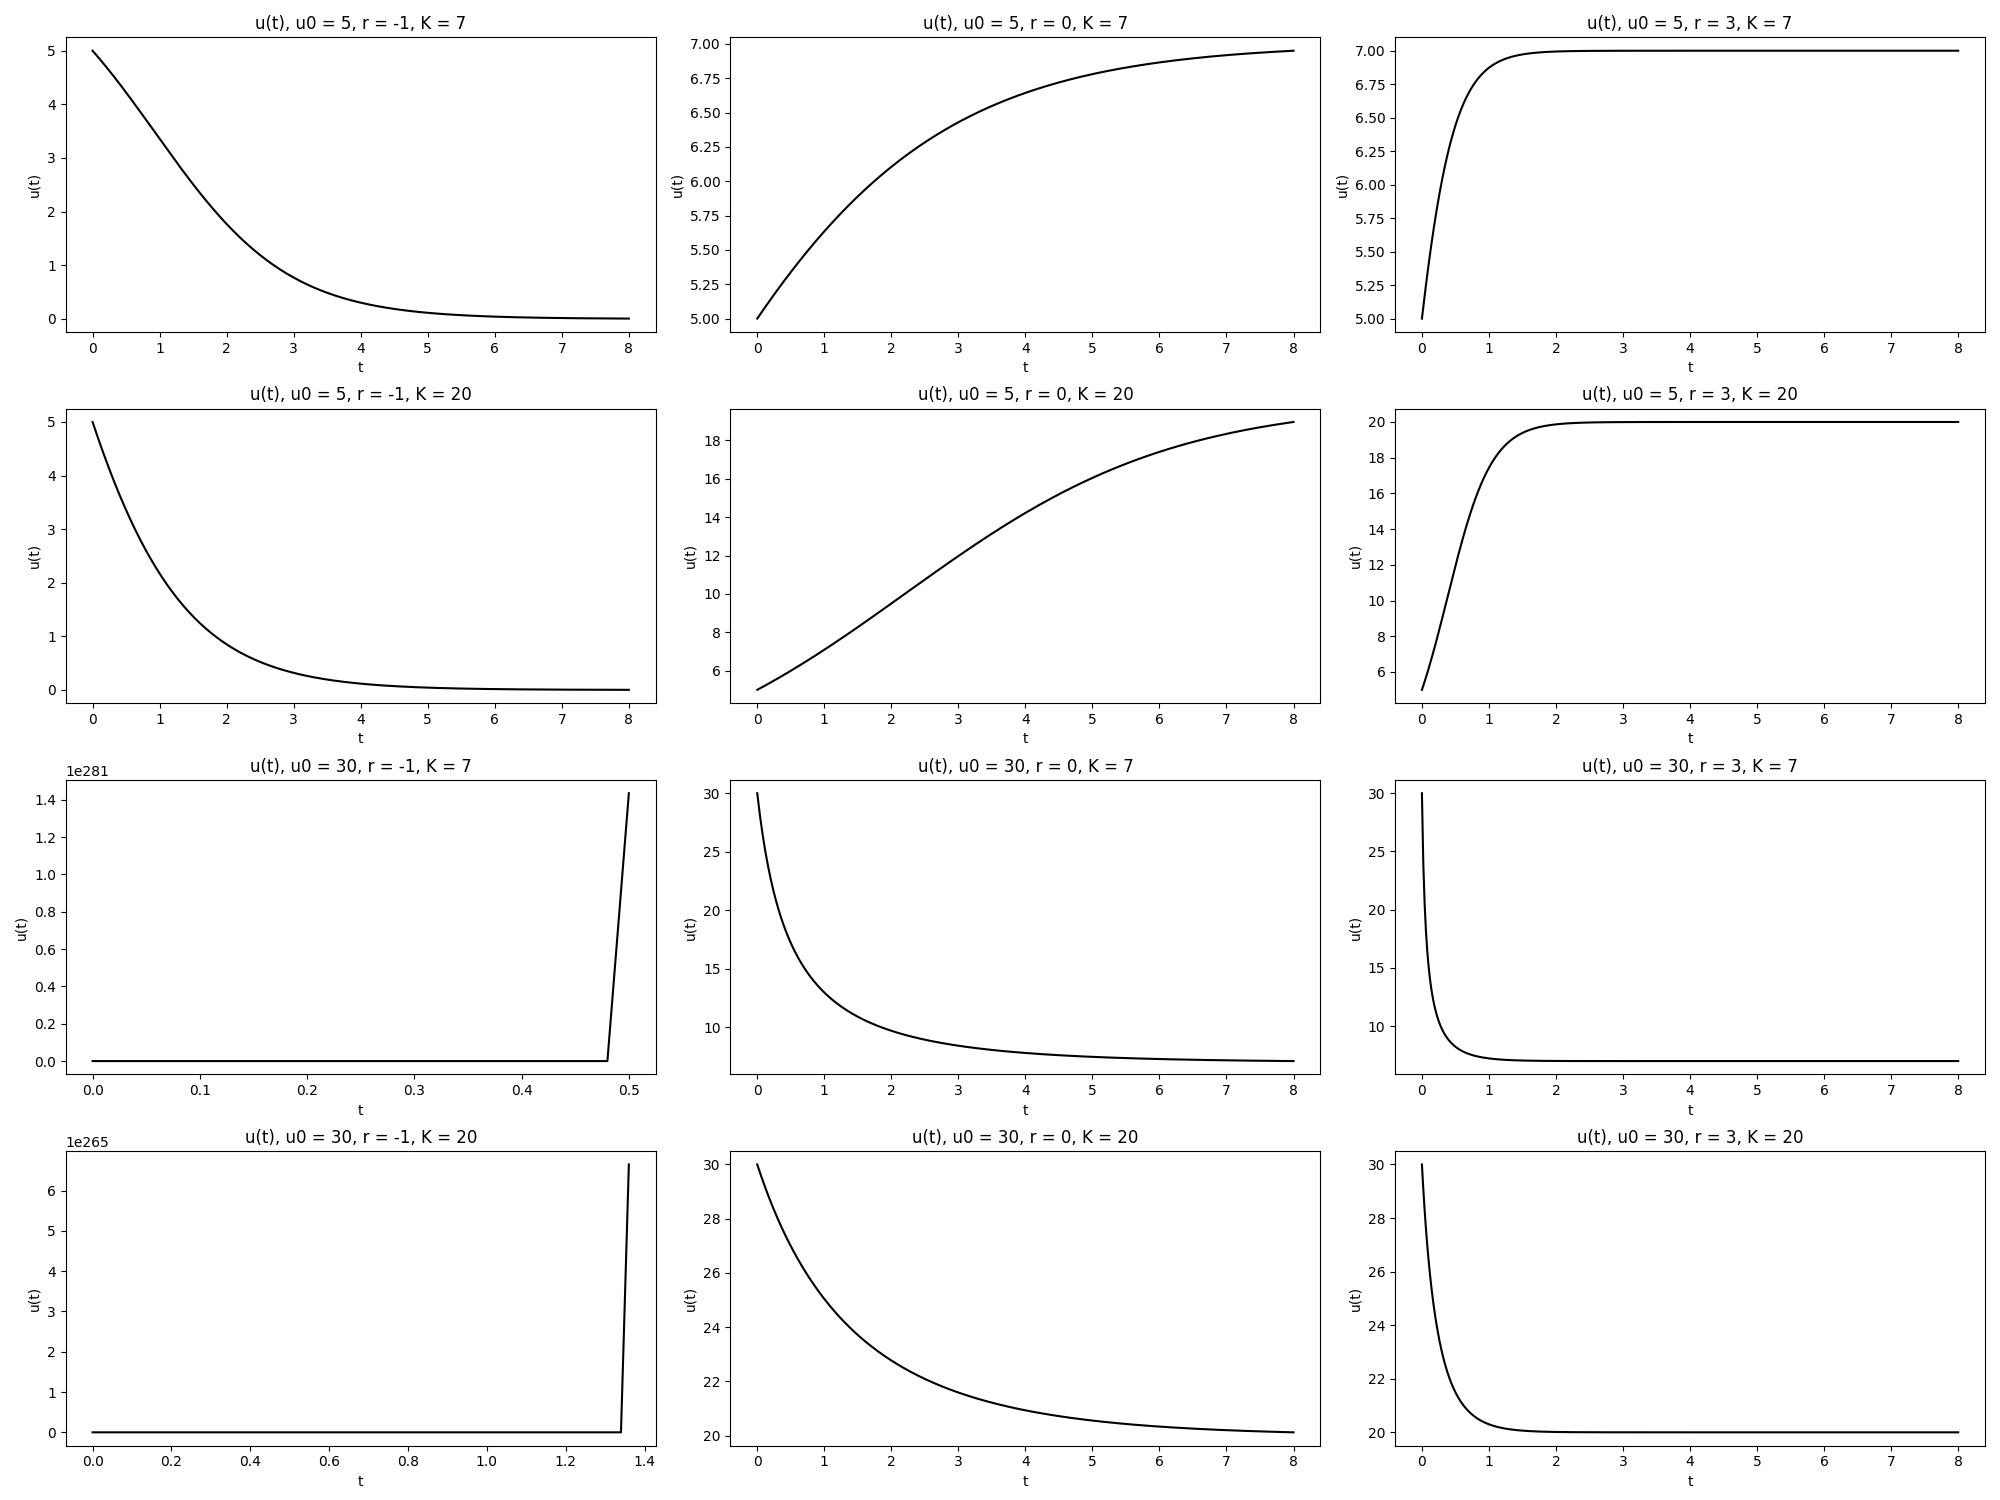

Recreate this plot in Python.
import matplotlib.pyplot as plt
import math
import numpy as np

def logistic_analysitc(u0, r, K, T):
    return K / (1 + (K/u0 - 1) * math.exp(-1*r*T))

def euler_logistic(u0, r, K, T, N, color='k'):
    tau = T/N
    tt = np.linspace(0, T, N+1)
    uu = []
    uu = np.append(uu, u0)
    u, t= u0, 0
    for i in range(N):
        u_new = u + tau*r*u*(1 - u/K)
        t = t + tau
        uu = np.append(uu, u_new)
        u = u_new

    plt.plot(tt, uu, color=color)
    plt.xlabel('t')
    plt.ylabel('u(t)')
    plt.title('u(t), u0 = %d, r = %d, K = %d' % (u0, r, K))
    return uu

def error(T, N):
    uu = euler_logistic(1, 1, 10, T, N)
    uu_analystic = logistic_analysitc(1, 1, 10, T)
    error = abs(uu[N] - uu_analystic)
    h = T/N
    # print('1 = %.10e' % uu_analystic)
    # print('2 = %.10e' % uu[N])
    print('N = %d, h = %.e, |u(N) - u(T)| = %.2e' % (N, h, error))

if __name__ == '__main__':
    # (1) -------------------------------------
    uu = euler_logistic(1, 1, 10, 8, 400, )
    plt.show()
    print('u(n) = %.10e' % (uu[400]))

    # (2) ---------------------------------------
    # plt.subplots_adjust(wspace=1.6, hspace=0.6)
    plt.figure(figsize=(20, 15), dpi=50)
    plt.subplot(4, 3, 1)
    euler_logistic(5, -1, 7, 8, 400, )
    plt.subplot(4, 3, 2)
    euler_logistic(5, 0.5, 7, 8, 400, )
    plt.subplot(4, 3, 3)
    euler_logistic(5, 3, 7, 8, 400, )

    plt.subplot(4, 3, 4)
    euler_logistic(5, -1, 20, 8, 400, )
    plt.subplot(4, 3, 5)
    euler_logistic(5, 0.5, 20, 8, 400, )
    plt.subplot(4, 3, 6)
    euler_logistic(5, 3, 20, 8, 400, )

    plt.subplot(4, 3, 7)
    euler_logistic(30, -1, 7, 8, 400, )
    plt.subplot(4, 3, 8)
    euler_logistic(30, 0.5, 7, 8, 400, )
    plt.subplot(4, 3, 9)
    euler_logistic(30, 3, 7, 8, 400, )

    plt.subplot(4, 3, 10)
    euler_logistic(30, -1, 20, 8, 400, )
    plt.subplot(4, 3, 11)
    euler_logistic(30, 0.5, 20, 8, 400, )
    plt.subplot(4, 3, 12)
    euler_logistic(30, 3, 20, 8, 400, )
    # plt.xlabel('t')
    # plt.ylabel('u(t)')
    plt.tight_layout()
    plt.show()

    # (3) --------------------------------
    error(8, 100)
    error(8, 200)
    error(8, 400)
    error(8, 800)
    error(8, 1600)
